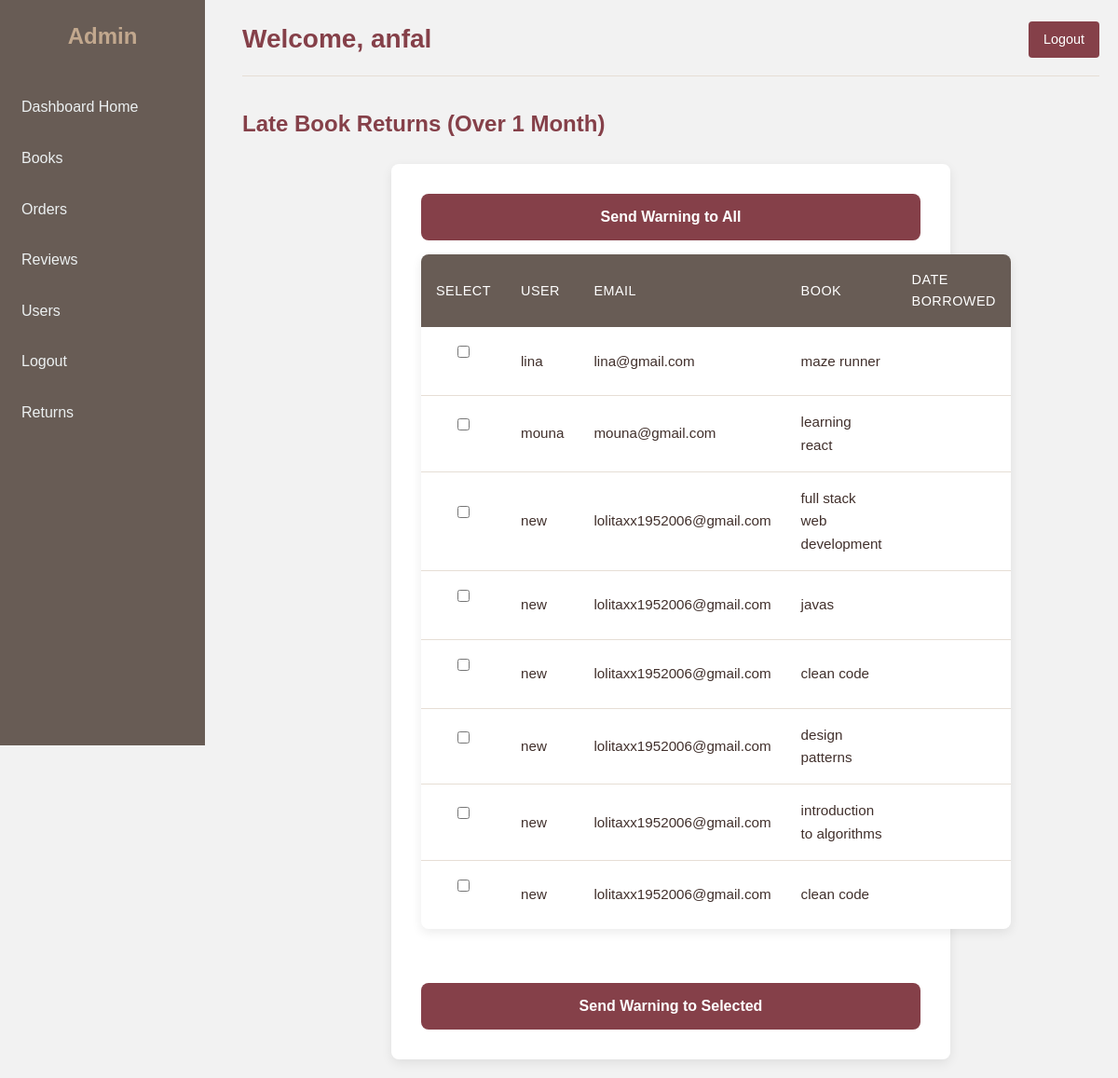
Screenshot of /dashboard/returns/ (signed in) with the database file from the repository.
### library_app/models.py (models this page shows, shortened)
class Book(models.Model):
    title = models.CharField(max_length=200)
    author = models.CharField(max_length=150)
    publication_date = models.DateField(blank=True, null=True)
    quantity = models.PositiveIntegerField(default=0)
    genres = models.ManyToManyField(Genre, related_name="books")
    reviews = models.DecimalField(max_digits=2, decimal_places=1, blank=True, null=True)
    description = models.TextField(blank=True, null=True)
    image = models.ImageField(upload_to="books/", blank=True, null=True)

### library_app/views.py (the view, shortened to what this page needs)
# urls.py: path('dashboard/returns/', views.admin_returns_view, name='admin_returns'),
@staff_member_required
def admin_returns_view(request):
    factory = APIRequestFactory()
    api_get = factory.get('/api/admin/late-returns/')
    api_get.user = request.user
    late_orders = admin_late_returns(api_get).data
    return render(request, 'library_app/admin_returns.html', {
    'late_orders': late_orders
    })

### library_app/api/admin.py (called while the page is built)
@api_view(['GET'])
@permission_classes([IsAdminUser])
def admin_late_returns(request):
    one_month_ago = timezone.now() - timedelta(minutes=5)
    orders = Order.objects.filter(
        status__in=['accepted'],
        accepted_at__lte=one_month_ago
    ).select_related('user', 'book')
    return Response([
        {
            "id": o.id,
            "username": o.user.username,
            "email": o.user.email,
            "book": o.book.title,
            "accepted_at": o.accepted_at,
        }
        for o in orders
    ])

### library_app/templates/library_app/admin_returns.html (shortened to what this page needs)
{% extends 'library_app/base_admin.html' %}
{% block content %}
<h2 style="color:#854049;">Late Book Returns (Over 1 Month)</h2>
<form method="post">
    <button type="submit" name="select_all" value="1">
        Send Warning to All
    </button>
    <table style="width:100%; background:white; margin-top:15px;">
        <thead>
            <tr>
                <th>Select</th>
                <th>User</th>
                <th>Email</th>
                <th>Book</th>
                <th>Date Borrowed</th>
            </tr>
        </thead>
        <tbody>
            {% for o in late_orders %}
            <tr>
                <td>
                    <input type="checkbox" name="order_ids" value="{{ o.id }}">
                </td>
                <td>{{ o.username }}</td>
                <td>{{ o.email }}</td>
                <td>{{ o.book }}</td>
                <td>{{ o.date_rent|date:"Y-m-d" }}</td>
            </tr>
            {% empty %}
            <tr>
                <td colspan="5">No late returns 🎉</td>
            </tr>
            {% endfor %}
        </tbody>
    </table>
    <br>
    <button type="submit">
        Send Warning to Selected
    </button>
</form>
{% endblock %}

### library_app/templates/library_app/base_admin.html (shortened to what this page needs)
{% load static %}
<!DOCTYPE html>
<html lang="en">
<head>
    <link rel="stylesheet" href="{% static 'css/admin.css' %}">
    <link rel="stylesheet" href="https://cdnjs.cloudflare.com/ajax/libs/font-awesome/6.4.0/css/all.min.css">
</head>
<body>
<div class="sidebar">
    <h2 style="text-align:center; color: #C2A88E;">Admin</h2>
    <a href="{% url 'admin_home' %}">Dashboard Home</a>
    <a href="{% url 'admin_books' %}">Books</a>
    <a href="{% url 'admin_orders' %}">Orders</a>
    <a href="{% url 'admin_reviews' %}">Reviews</a>
    <a href="{% url 'admin_users' %}">Users</a>
    <a href="{% url 'logout' %}">Logout</a>
    <a href="{% url 'admin_returns' %}">Returns</a>
</div>
<div class="main-content">
    <div class="header">
        <h1>Welcome, {{ request.user.first_name|default:request.user.username }}</h1>
        <a href="{% url 'logout' %}" class="logout-btn">Logout</a>
    </div>
    {% block content %}{% endblock %}
</div>
</body>
</html>

### library_app/static/CSS/admin.css (style rules this page uses)
:root { --admin-primary: #854049; --admin-primary-dark: #41302C; --admin-secondary: #685C55; --admin-accent: #C2A88E; --admin-light: #f7f4ef; --admin-lighter: #e6ded5; --admin-white: #ffffff; --admin-text: #41302C; --admin-text-light: #685C55; --admin-shadow: 0 4px 12px rgba(0,0,0,0.08); --admin-radius: 8px; }
* { margin: 0; padding: 0; box-sizing: border-box; }
body { font-family: 'Poppins', sans-serif; background-color: var(--admin-light); color: var(--admin-text); line-height: 1.6; }
.sidebar { width: 220px; background-color: var(--admin-secondary); height: 100vh; position: fixed; padding-top: 20px; color: var(--admin-white); }
.sidebar h2 { text-align: center; color: var(--admin-accent); margin-bottom: 2rem; padding: 0 1rem; }
.sidebar a { display: block; padding: 12px 20px; color: var(--admin-white); text-decoration: none; margin-bottom: 5px; border-radius: 4px; transition: all 0.3s ease; border-left: 3px solid transparent; }
.main-content { margin-left: 240px; padding: 20px; min-height: 100vh; }
.header { display: flex; justify-content: space-between; align-items: center; margin-bottom: 2rem; padding-bottom: 1rem; border-bottom: 1px solid var(--admin-lighter); }
.header h1 { margin: 0; color: var(--admin-primary); font-size: 1.75rem; }
.logout-btn { text-decoration: none; color: var(--admin-white); background-color: var(--admin-primary); padding: 8px 16px; border-radius: var(--admin-radius); font-size: 0.9rem; font-weight: 500; transition: all 0.3s ease; display: inline-flex; align-items: center; gap: 0.5rem; }
h2 { color: var(--admin-primary); margin-bottom: 1.5rem; font-size: 1.5rem; }
table { width: 100%; border-collapse: collapse; background: var(--admin-white); border-radius: var(--admin-radius); overflow: hidden; box-shadow: var(--admin-shadow); margin-bottom: 2rem; }
table th { background: var(--admin-secondary); color: var(--admin-white); padding: 1rem; text-align: left; font-weight: 500; font-size: 0.9rem; text-transform: uppercase; letter-spacing: 0.5px; }
table td { padding: 1rem; border-bottom: 1px solid var(--admin-lighter); font-size: 0.95rem; }
table tr:last-child td { border-bottom: none; }
form[method="POST"]:not(.table-form) { background: var(--admin-white); padding: 2rem; border-radius: var(--admin-radius); box-shadow: var(--admin-shadow); max-width: 600px; margin: 0 auto; }
form[method="POST"] input, form[method="POST"] textarea, form[method="POST"] select { width: 100%; padding: 0.875rem 1rem; margin-bottom: 1.5rem; border: 1px solid var(--admin-accent); border-radius: var(--admin-radius); background: var(--admin-light); color: var(--admin-text); font-size: 0.95rem; transition: all 0.3s ease; }
form[method="POST"] button[type="submit"] { width: 100%; padding: 1rem; background: var(--admin-primary); color: var(--admin-white); border: none; border-radius: var(--admin-radius); font-size: 1rem; font-weight: 600; cursor: pointer; transition: all 0.3s ease; }

### library_app/templates/library_app/base_admin.html (style rules this page uses)
body { font-family: Arial, sans-serif; background-color: #f2f2f2; margin: 0; }
.sidebar { width: 220px; background-color: #685C55; height: 100vh; position: fixed; padding-top: 20px; color: #ecf0f1; }
.sidebar a { display: block; padding: 12px 20px; color: #ecf0f1; text-decoration: none; margin-bottom: 5px; border-radius: 4px; }
.main-content { margin-left: 240px; padding: 20px; }
.header { display: flex; justify-content: space-between; align-items: center; }
.header h1 { margin: 0; color: #854049; }
.logout-btn { text-decoration: none; color: white; background-color: #854049; padding: 8px 16px; border-radius: 4px; }

### rows the page displays
Book: book "maze runner"
Book: book "learning react"
Book: book "full stack web development"
Book: book "javas"
Book: book "clean code" "clean code"
Book: book "design patterns"
Book: book "introduction to algorithms"

### other values shown
{{ request.user.first_name|default:request.user.username }} "anfal"
{{ o.username }} "lina" "mouna" "new" "new" "new" "new" "new" "new"
{{ o.email }} "lina@gmail.com" "mouna@gmail.com" "lolitaxx1952006@gmail.com" "lolitaxx1952006@gmail.com" "lolitaxx1952006@gmail.com" "lolitaxx1952006@gmail.com" "lolitaxx1952006@gmail.com" "lolitaxx1952006@gmail.com"
